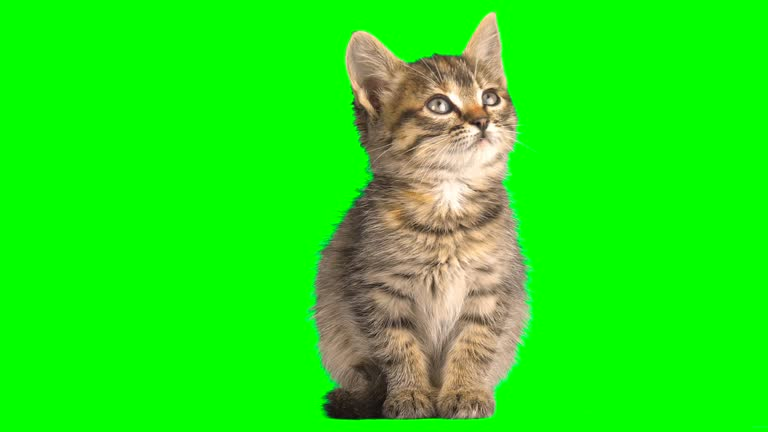
#> input picture image_processing_exercises/images/chat-vert.jpg, 768 x 432 px
$ python image_processing.py
#> lines starting #> are read from the running program, lines starting #| are printed output that depends on the picture
from PIL import Image
import numpy as np
from math import prod


# [166 lines left out: functions do_exercise_1, do_exercise_2, do_exercise_3, do_exercise_4, do_exercise_5, do_exercise_6 and 7 more, not called in this run]


def do_exercise_13():
    # TODO : que faire ?
    return None


def test_grey_conversion():
    # TODO comment faire ?
    image = Image.open("./images/chat-vert.jpg")
#> image is the input picture: PIL image 768x432 RGB; mean R, G, B 33.9, 231.5, 22.1
    array = np.array(image)
    for i in range(array.shape[0]):
        for j in range(array.shape[1]):
            gray = min(255, sum((array[i][j][0], array[i][j][1], array[i][j][2])) // 3)
            array[i][j] = gray
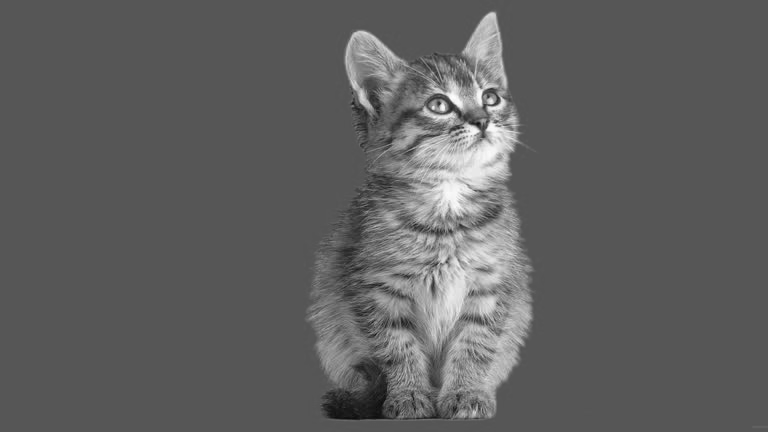
#> array: shape (432, 768, 3); min 12, max 254, mean 95.8
    Image.fromarray(array.astype(np.uint8)).save("./output/grey_test.jpeg")


if __name__ == "__main__":
    # [14 lines of commented-out code are left out]
    test_grey_conversion()
